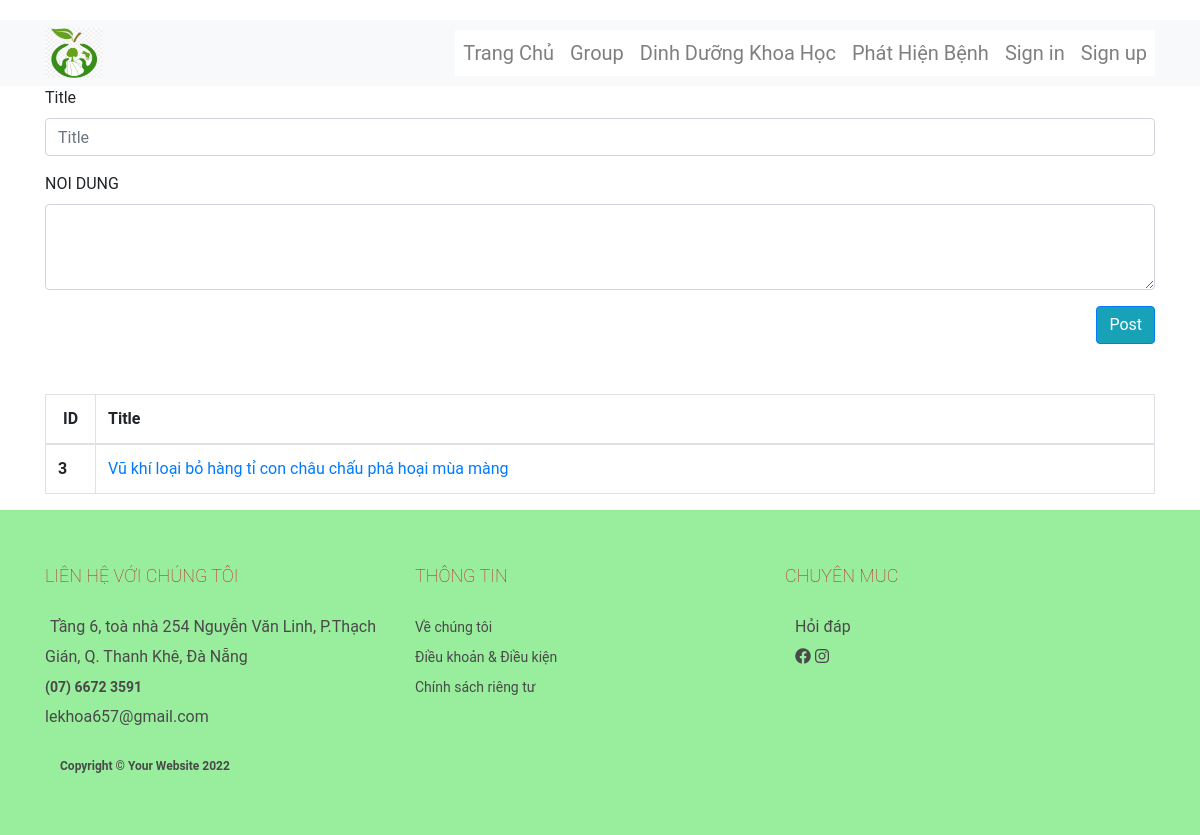
Screenshot of /topic with the database file from the repository.
### app.py (models this page shows, shortened)
class Topic(db.Model):
    Id_Topic = db.Column(db.Integer, primary_key=True)
    Id_Account = db.Column(db.Integer, db.ForeignKey("accounts.Id_Account"))
    Title = db.Column(db.String(200))
    Description = db.Column(db.String(2000), nullable=False)
    Date_Created = db.Column(db.DateTime, default=datetime.utcnow)

### app.py (the view)
@app.route("/topic", methods=["POST", "GET"])
def uptopic():
    error = None
    now = datetime.now()
    un = user_name[-1]
    if request.method == "POST":
        title = request.form["title"]
        decription = request.form["description"]
        new_topic = Topic(
            Id_Account=1, Title=title, Description=decription, Date_Created=now
        )
        db.session.add(new_topic)
        db.session.commit()
        return redirect("/topic")
    else:
        topics = Topic.query.order_by(Topic.Date_Created).all()
        return render_template("post.html", topics=topics, username=un)
    return render_template("post.html", username=un)

### templates/post.html (shortened to what this page needs)
<!DOCTYPE html>
<html>
<head>
    <link rel="stylesheet" href="https://cdnjs.cloudflare.com/ajax/libs/font-awesome/6.0.0/css/all.min.css">
    <link rel="stylesheet" href="https://cdn.jsdelivr.net/npm/bootstrap@4.5.3/dist/css/bootstrap.min.css">
    <link rel="stylesheet" href="{{ url_for('static',filename='css/main.css') }}">
</head>
<body>
  <section class="navigation">
    <div class="navbar navbar-expand-md bg-light navbar-light">
        <nav class="container" >
          <a class="navbar-brand" href="#"><img src="{{url_for('static',filename = 'image/logo.png')}}" class="logo" alt=""></a>
          <div class="navbar-brand">
            <ul class="navbar-nav ml-auto">
              <li class="nav-item">
                <a class="nav-link" href="./homepage">Trang Chủ</a>
              </li>
              <li class="nav-item">
                <a class="nav-link" href="./topic">Group</a>
              </li>
              <li class="nav-item">
                <a class="nav-link" href="./dinhduong">Dinh Dưỡng Khoa Học</a>
              </li>
              <li class="nav-item">
                <a class="nav-link" href="./detect">Phát Hiện Bệnh</a>
              </li>
              <li class="nav-item">
                <a class="nav-link" href="./login">Sign in</a>
              </li>
              <li class="nav-item">
                <a class="nav-link" href="./signup">Sign up</a>
              </li>
            </ul>
        </nav>
    </div>
</section>
    <div class="container">
        <form method = "post" action = "">
            <div class="form-group">
                <label for="exampleInputEmail1">Title</label>
                <input class="form-control" name = "title" type="text" placeholder="Title">
            </div>
            <div class="form-group">
                <label for="exampleFormControlTextarea1">NOI DUNG</label>
                <textarea class="form-control" name = "description" id="exampleFormControlTextarea1" rows="3"></textarea>
            </div>
            <div style="text-align: end; margin-bottom: 50px;">
                <button type="submit" class="btn btn-primary">Post</button>
            </div>
        </form>
        <table class="table table-bordered">
            <thead>
                <tr>
                    <th scope="col" style="
                    width: 50px;
                    text-align: center;
                ">ID</th>
                    <th scope="col">Title</th>
                </tr>
            </thead>
            <tbody>
              {%for topic in topics%}
              <tr>
                  <th scope="row">{{topic.Id_Topic}}</th>
                  <td><a href="topic/{{topic.Id_Topic}}">{{topic.Title}}</a></td>
              </tr>
              {% endfor %}
            </tbody>
        </table>
    </div>
    <div class="location">
        <div class="container">
              <div class="footer__contact">
                <div class="body_footter">
                <div class="left">
                <p class="footer__contact-title">LIÊN HỆ VỚI CHÚNG TÔI</p>
                <ul class="footer__contact-list">
                  <li >
                    <a class="footer__contact-address"> Tầng 6, toà nhà 254 Nguyễn Văn Linh, P.Thạch Gián, Q. Thanh
                      Khê, Đà Nẵng</a>
                  </li>
                  <li >
                      <a class="footer__contact-phone">(07) 6672 3591 </a>
                    </li>
                    <li >
                      <a class="footer__contact-mail">
                        lekhoa657@gmail.com
                      </a>
                    </li>
                  </div>
                 <div class="right">
                <p class="footer__contact-title">THÔNG TIN</p>
                  <ul class="footer__shipping">
                    <li>
                      <a>Về chúng tôi</a>
                    </li>
                    <li>
                      <a>Điều khoản &amp; Điều kiện</a>
                    </li>
                    <li>
                      <a>Chính sách riêng tư</a>
                    </li>
                  </ul>
                   </div>
                   <div class="center">
                    <p class="footer__contact-title">CHUYÊN MUC</p>
                    <ul class="footer__center">
                      <li>
                        <a>Hỏi đáp</a>
                      </li>
                      <li>
                        <a class="bth-social" href="https://www.facebook.com/">
                          <i class="fab fa-facebook"></i>
                        </a>
                        <a class="bth-social" href="https://www.instagram.com/">
                          <i class="fab fa-instagram"></i>
                        </a>
                      </li>
                    </ul>
                   </div>
              </div>
                  <div class="col-sm-12 col-md-8">
                    <p class="footer__extend-text">
                      Copyright © Your Website 2022
                    </p>
                  </div>
                  <div className="col-sm-12 col-md-4">
                    <div className="footer__extend-img d-flex justify-content-end">
                    </div>
              </div>
                </div>
              </div>
          </div>
</body>
</html>

### static/css/main.css (style rules this page uses)
* { margin: 0; padding: 0; list-style: none; font-family: "Roboto", Sans-serif; scroll-behavior: smooth; }
p { font-size: 18px; font-weight: 600; color: rgb(113, 148, 121); }
.navbar-brand { list-style-type: none; margin: 0; padding: 0; overflow: hidden; }
.nav-item { float: right ; font-size: 20px; }
.nav-item a { display: block; padding: 8px; background-color: white; }
.logo { width: 58px; height: 50px; }
.navigation { background-color:white ; }
.btn { background-color: #17a2b8; }
.location { background-color: rgb(153, 238, 157); padding: 52px 0 20px; }
.footer__contact-title { color: #bd1d1d; font-size: 18px; font-weight: 100; white-space: nowrap; }
.footer__contact-list { margin-top: 23px; margin-bottom: 25px; line-height: 30px; color: #494949; }
.footer__contact-phone { padding-right: 10px; font-size: 14px; font-family: "Roboto", sans-serif; text-decoration: none; font-weight: 600; }
.footer__contact-address { line-height: 30px; padding-left: 5px; }
.footer__shipping > li > a { margin-left: 0px; font-size: 14px; font-family: "Roboto", sans-serif; text-decoration: none; }
.footer__shipping { margin-top: 23px; margin-bottom: 25px; line-height: 30px; color: #494949; }
.footer__extend-text { color: #494949; font-size: 12px; }
.body_footter { display: flex; }
.body_footter .left { flex: 1; }
.body_footter .right { flex: 1; }
.footer__center { margin-left: 10px; margin-top: 23px; margin-bottom: 25px; line-height: 30px; color: #494949; }
.body_footter .center { flex: 1; }
.footer__contact a { color:#494949 ; text-decoration: none; }
body { margin-top: 20px; }

### rows the page displays
Topic: Id_Topic "3", Title "Vũ khí loại bỏ hàng tỉ con châu chấu phá hoại mùa màng"
